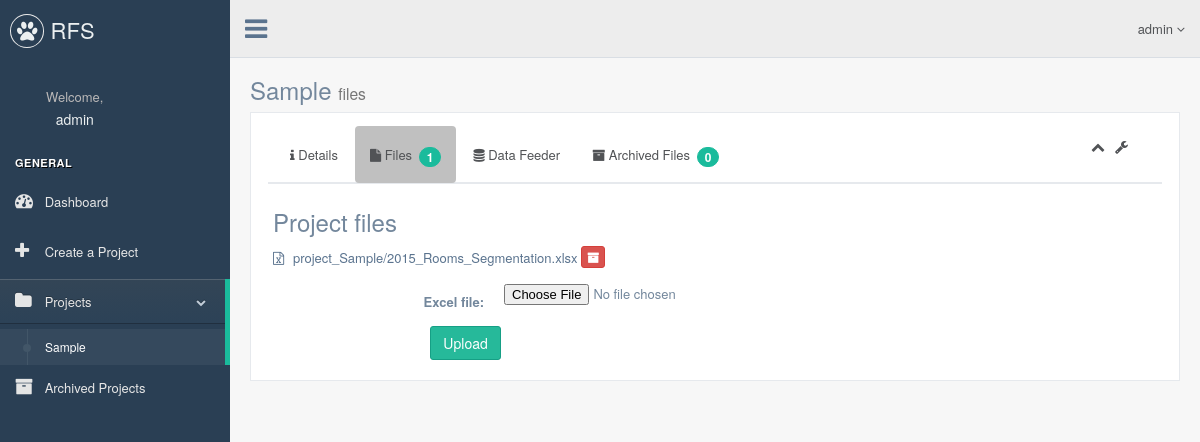
The app's page /rfs/project/1/files/ (signed in) with its own data.
### rfs/models.py (models this page shows, shortened)
class Project(models.Model):
    project_name=models.CharField(max_length=50,unique=True)
    description=models.TextField(blank=True)
    status_types=(('ARC','Archived'),('ACT','Active'))
    status=models.CharField(max_length=3,choices=status_types,default='ACT')
    def __str__(self):
        return self.project_name

class File(models.Model):
    project=models.ForeignKey(Project,on_delete=models.CASCADE)
    excel_file=models.FileField(upload_to=project_directory_path)
    status_types = (('ARC', 'Archived'), ('ACT', 'Active'))
    status = models.CharField(max_length=3, choices=status_types, default='ACT')

### rfs/views.py (the view, shortened to what this page needs)
# urls.py: url(r'project/(?P<project_id>[0-9]+)/files/$', views.file_view, name='file'),
def file_view(request, project_id):
    if not request.user.is_authenticated():
        return HttpResponseRedirect(reverse('rfs:login'))
    else:
        form = FileForm(request.POST or None, request.FILES or None)
        project=get_object_or_404(Project,pk=project_id)
        projects = Project.objects.all().filter(status='ACT')
        context = {
            'all_projects': projects,
            'arc_files': File.objects.filter(status='ARC', project_id=project_id),
            'act_files': File.objects.filter(status='ACT',project_id=project_id),
            'project': project,
            'form': form,
            'arc_projects': Project.objects.all().filter(status='ARC'),
        }
        return render(request, 'rfs/file.html', context)

### rfs/forms.py
class FileForm(forms.ModelForm):
    class Meta:
        model=File
        fields=['excel_file']

### rfs/templates/rfs/file.html (shortened to what this page needs)
{% extends 'rfs/project.html' %}
{% block subtitle %}files{% endblock %}
{% block content %}
    <h3>Project files</h3>
    <ul class="list-unstyled project_files">
    {% if act_files %}
        {% for file in act_files %}
            <li style=""><a href="#"><i class="fa fa-file-excel-o"></i>{{ file.excel_file }}</a>
                <form action="{% url 'rfs:file-delete' project.id file.id %}" method="post" style="display: inline;">
                    <button type="submit" class="btn btn-default btn-xs btn-danger">
                        <span class="fa fa-archive"></span>
                    </button>
                </form>
            </li>
        {% endfor %}
    {% else %}
         <li>No files uploaded.</li>
    {% endif %}
    </ul>
    <form class="form-horizontal" role="form" action="" method="post" enctype="multipart/form-data">
        {% include 'rfs/form_template.html' %}
        <div class="form-group">
            <div class="col-sm-offset-2 col-sm-10">
                <button type="submit" class="btn btn-success">Upload</button>
            </div>
        </div>
    </form>
{% endblock %}

### rfs/templates/rfs/project.html (shortened to what this page needs)
{% extends 'rfs/base.html' %}
{% block body %}
<div class="">
      <div class="page-title">
        <div class="title_left">
          <h3>{{ project.project_name }} <small>{% block subtitle %}project details{% endblock %}</small></h3>
        </div>
      </div>
      <div class="clearfix"></div>
      <div class="row">
        <div class="col-md-12">
          <div class="x_panel">
            <div class="x_title">
              <div class="navbar">
                <div class="container">
                  <ul style="height:40px" class="nav nav-pills navbar-nav navbar navBot">
                  {% if project.status == 'ACT' %}
                      <li class="{% if request.resolver_match.url_name == 'project' %}active{% endif %}"><a href="{% url 'rfs:project' project.id %}"><i class="fa fa-info"> </i> Details </a></li>
                      <li class="{% if request.resolver_match.url_name == 'file' %}active{% endif %}"><a href="{% url 'rfs:file' project.id %}"><i class="fa fa-file"> </i> Files <span style="color:white;" class="badge bg-green">{{ act_files.count }}</span></a></li>
                      <li class="{% if request.resolver_match.url_name == 'datafeed' %}active{% endif %}"><a href="{% url 'rfs:datafeed' project.id %}"><i class="fa fa-database"> </i> Data Feeder </a></li>
                      <li class="{% if request.resolver_match.url_name == 'arc-file' %}active{% endif %}"><a href="{% url 'rfs:arc-file' project.id %}"><i class="fa fa-archive"> </i> Archived Files <span style="color:white;" class="badge bg-green">{{ arc_files.count }}</span></a></li>
                  {% else %}
                      <h3>Project will be available when restored.</h3>
                  {% endif %}
                  </ul>
              <ul class="nav navbar-nav navbar-right panel_toolbox">
                <li><a class="collapse-link"><i class="fa fa-chevron-up"></i></a>
                </li>
                  <li class="dropdown">
                        <a href="#" class="dropdown-toggle" data-toggle="dropdown" role="button" aria-expanded="false"><i class="fa fa-wrench"></i></a>
                  </li>
              </ul>
              </div>
              </div>
            </div>
            <div class="x_content">
            {% if project.status == 'ARC' %}
            {% else %}
            {% block content %}{% endblock %}
            {% endif %}
            </div>
          </div>
        </div>
      </div>
    </div>
{% endblock %}

### rfs/templates/rfs/base.html (shortened to what this page needs)
<!DOCTYPE html>
<html lang="en">
<head>
{% url 'rfs:file' project.id as url %}
{% url 'rfs:datafeed' project.id as url2 %}
{% url 'rfs:arc-file' project.id as url3 %}
{% url 'rfs:project' project.id as url4 %}
    {% load staticfiles %}
    <link href="{% static 'rfs/vendors/bootstrap/dist/css/bootstrap.min.css' %}" rel="stylesheet">
    <link href="{% static 'rfs/vendors/font-awesome/css/font-awesome.min.css' %}" rel="stylesheet">
    <link href="{% static 'rfs/build/css/custom.min.css' %}" rel="stylesheet">
    <link href="{% static 'rfs/self/style.css' %}" rel="stylesheet">
</head>
<body class="nav-md">
    <div class="container body">
      <div class="main_container">
        <div class="col-md-3 left_col">
          <div class="left_col scroll-view">
            <div class="navbar nav_title" style="border: 0;">
              <a href="{% url 'rfs:index' %}" class="site_title"><i class="fa fa-paw"></i> <span>RFS</span></a>
            </div>
            <div class="profile clearfix">
              <div class="profile_info">
                  <div style="text-align: center;">
                <span>Welcome,</span>
                      <h2>{{ user }}</h2>
                  </div>
              </div>
            </div>
            <br />
            <div id="sidebar-menu" class="main_menu_side hidden-print main_menu">
              <div class="menu_section">
                <h3>General</h3>
                  <ul class="nav side-menu">
                  <li><a href="{% url 'rfs:index' %}"><i class="fa fa-dashboard"></i> Dashboard</a>
                  </li>
                  <li><a href="{% url 'rfs:project-create' %}"><i class="fa fa-plus"></i> Create a Project</a>
                  </li>
                  <li class="{% if project.status == 'ACT' %}{% if request.path == url or request.path == url2 or request.path == url3 %}active{% endif %}{% endif %}"><a><i class="fa fa-folder"></i> Projects {% if all_projects %}<span class="fa fa-chevron-down"></span>{% endif %}</a>
                    <ul class="nav child_menu" style="{% if project.status == 'ACT' %}{% if request.path == url or request.path == url2 or request.path == url3 %}display:block;{% endif %}{% endif %}">
                    {% if all_projects %}
                        {% for project in all_projects %}
                            {% url 'rfs:file' project.id as url %}
                            {% url 'rfs:datafeed' project.id as url2 %}
                            {% url 'rfs:arc-file' project.id as url3 %}
                            <li class="{% if request.path == url or request.path == url2 or request.path == url3 %}current-page{% endif %}"><a href="{% url 'rfs:project' project.id %}">{{ project.project_name }}</a>
                            </li>
                        {% endfor %}
                    {% endif %}
                    </ul>
                  </li>
                  <li class=""><a><i class="fa fa-archive"></i> Archived Projects </a>
                  </li>
                  </ul>
              </div>
            </div>
          </div>
        </div>
        <div class="top_nav">
          <div class="nav_menu">
            <nav>
              <div class="nav toggle">
                <a id="menu_toggle"><i class="fa fa-bars"></i></a>
              </div>
              <ul class="nav navbar-nav navbar-right">
                <li class="">
                  <a href="javascript:;" class="user-profile dropdown-toggle" data-toggle="dropdown" aria-expanded="false">
                    {{ user  }}
                    <span class=" fa fa-angle-down"></span>
                  </a>
                </li>
              </ul>
            </nav>
          </div>
        </div>
      <div class="right_col" role="main">
        {% block body %}{% endblock %}
      </div>
    </div>
    </div>
 </body>
</html>

### rfs/static/rfs/self/style.css (style rules this page uses)
.navBot li { display:inline-block; }

### records on screen
Project: project_name "Sample"
File: excel_file "project_Sample/2015_Rooms_Segmentation.xlsx"

### other values on screen
{{ user }} "admin"
{{ act_files.count }} "1"
{{ arc_files.count }} "0"
{{ field.label_tag }} "Excel file:"
